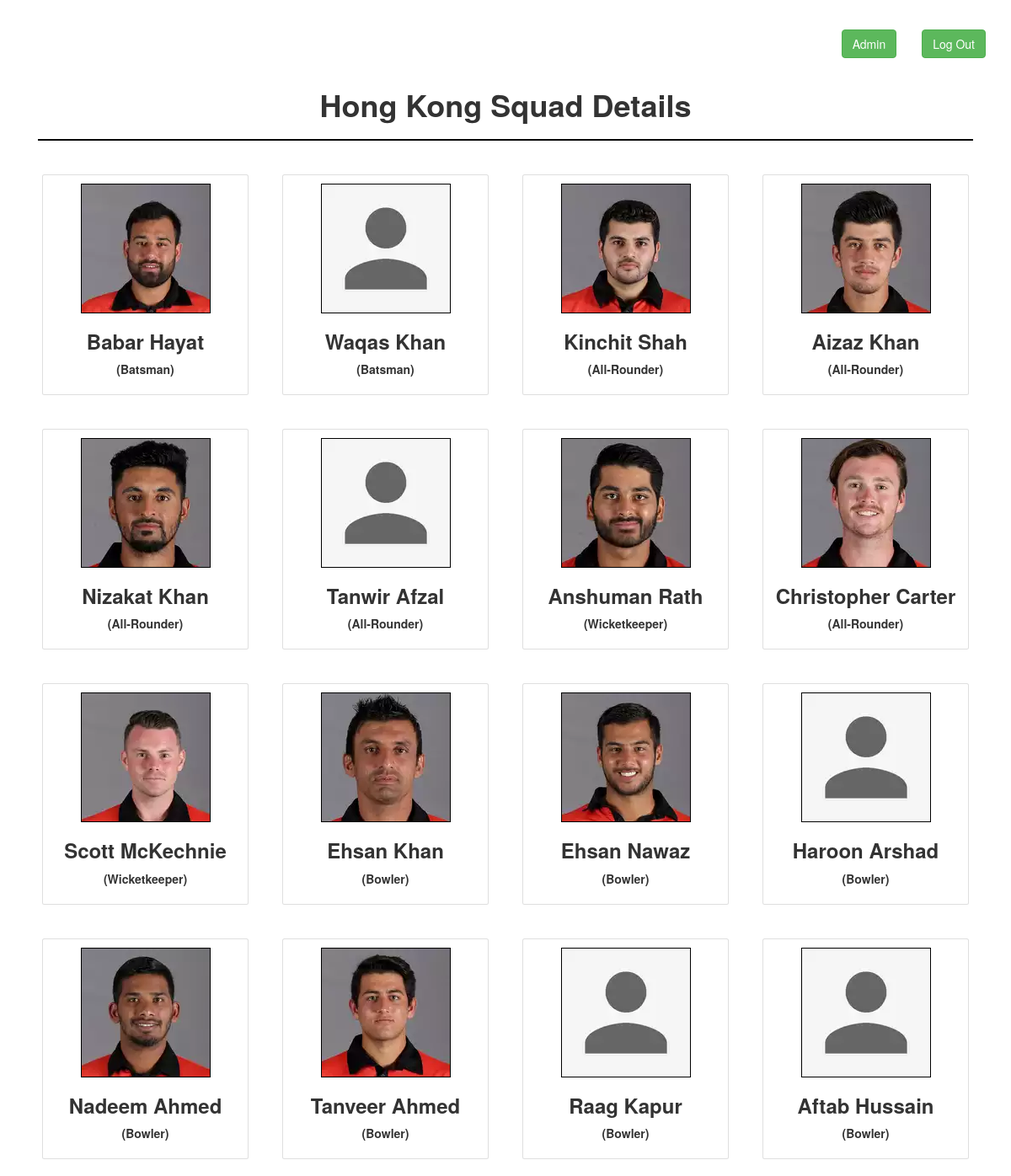
The page /home/Hong Kong (signed in) on the database its author committed.
### Application/models.py (models this page shows)
class player_stats(db.Model):
    id = db.Column(db.Integer(), primary_key=True)
    name = db.Column(db.String(100), nullable=False)
    country = db.Column(db.String(100), nullable=False)
    date_of_birth = db.Column(db.String(100), nullable=False)
    age = db.Column(db.String(100), nullable=False)
    image = db.Column(db.String(100), nullable=False)
    role = db.Column(db.String(100), nullable=False)
    test_matches = db.Column(db.String(100), nullable=False)
    odi_matches = db.Column(db.String(100), nullable=False)
    t20_matches = db.Column(db.String(100), nullable=False)

### Application/routes.py (the view)
@app.route('/home/<team_name>', methods=['GET', 'POST'])
def team_profile(team_name):
    if current_user.is_authenticated:
        player = player_stats.query.filter_by(country=team_name).all()
        title = team_name
        return render_template('team.html', player=player, title=title)
    else:
        flash("Please Login To Continue....")

### Application/models.py (called while the page is built)
@login_manager.user_loader
def load_user(user_id):
    return User.query.get(int(user_id))

### Application/Templates/team.html (shortened to what this page needs)
{% extends 'base.html' %}
{% block content %}
<div class="container">
    <h1 style="text-align:center"><b>{{ title }} Squad Details</b></h1>
    <hr style="border: 1px solid black; background-color:black">
    <div class="row">
        {% for player in player %}
        <div class="col-md-3" style="padding:20px">
            <div class="card" style="padding:10px">
                <center>
                    <a href="{{url_for('player_profile', team_name=player.country, player_name=player.name)}}">
                        <img src="{{ player.image }}.webp" style="border:1px solid black"></a>
                    <br>
                    <h3><b>{{ player.name }}</b></h3>
                    <p><b>({{ player.role }})</b></p>
                </center>
            </div>
        </div>
        {% endfor %}
    </div>
</div>
{% endblock %}

### rows shown on the page
player_stats: image (picture), name "Babar Hayat", role "Batsman"
player_stats: image (picture), name "Waqas Khan", role "Batsman"
player_stats: image (picture), name "Kinchit Shah", role "All-Rounder"
player_stats: image (picture), name "Aizaz Khan", role "All-Rounder"
player_stats: image (picture), name "Nizakat Khan", role "All-Rounder"
player_stats: image (picture), name "Tanwir Afzal", role "All-Rounder"
player_stats: image (picture), name "Anshuman Rath", role "Wicketkeeper"
player_stats: image (picture), name "Christopher Carter", role "All-Rounder"
player_stats: image (picture), name "Scott McKechnie", role "Wicketkeeper"
player_stats: image (picture), name "Ehsan Khan", role "Bowler"
player_stats: image (picture), name "Ehsan Nawaz", role "Bowler"
player_stats: image (picture), name "Haroon Arshad", role "Bowler"
player_stats: image (picture), name "Nadeem Ahmed", role "Bowler"
player_stats: image (picture), name "Tanveer Ahmed", role "Bowler"
player_stats: image (picture), name "Raag Kapur", role "Bowler"
player_stats: image (picture), name "Aftab Hussain", role "Bowler"

### other values the page prints
{{ title }} "Hong Kong"
